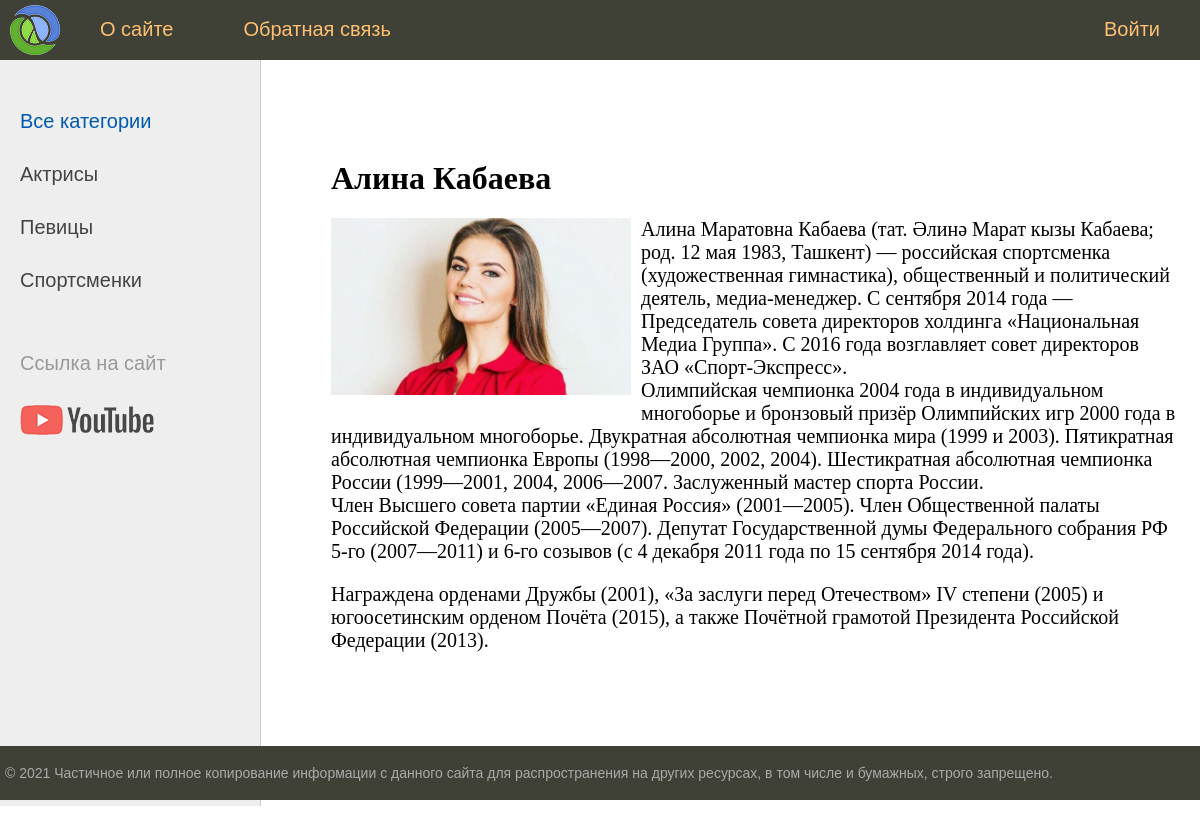
Page /Alina-Kabaeva/ on the committed database.
### women/models.py (models this page shows, shortened)
class Category(models.Model):
    name = models.CharField(max_length=100, db_index=True, verbose_name="Категория")
    slug = models.SlugField(max_length=255, unique=True, db_index=True, verbose_name="URL")
    def get_absolute_url(self):
        return reverse('category', kwargs={'cat_slug': self.slug})
    class Meta:
        verbose_name = 'Категорию'
        verbose_name_plural = 'Категории'
        ordering = ['id']

class Women(models.Model):
    title = models.CharField(max_length=255, verbose_name="Заголовок")
    slug = models.SlugField(max_length=255, unique=True, db_index=True, verbose_name="URL")
    content = models.TextField(blank=True, verbose_name="Текст статьи")                                    #  blank=True поле может оставаться пустым
    photo = models.ImageField(upload_to="photos/%Y/%m/%d/", verbose_name="Фото")                           #  подкаталог photos/%Y/%m/%d/ текущий год/месяц/день
    time_create = models.DateTimeField(auto_now_add=True, verbose_name="Время создания")                   #  auto_now_add=True примет текущее время в момент записи и его не поменяет
    time_update = models.DateTimeField(auto_now=True, verbose_name="Время изменения")                      #  auto_now=True примет текущее время в момент записи и его поменяет в случае редактирования
    is_published = models.BooleanField(default=True, verbose_name="Публикация")                            #  default=True при добавлении новой записи то данное поле по умол. примет True
    cat = models.ForeignKey('Category', on_delete=models.PROTECT, verbose_name="Категория")                # 'Category' имя класса в кавычках поскольку class Category идет после class Women
    def __str__(self):
        return self.title
    class Meta:
        verbose_name = 'Известные женщины'
        verbose_name_plural = 'Известные женщины'
        ordering = ['-time_create', 'title']                                                                #  Сортировка по времени в admin django

### women/views.py (the view)
# urls.py: path('<slug:post_slug>/', ShowPost.as_view(), name='post'),
class ShowPost(DataMixin, DetailView):
    model = Women
    template_name = 'women/post.html'
    slug_url_kwarg = 'post_slug'                  #  Using variable post_slug from urls.py
    context_object_name = 'post'                  #  Указать переменную 'post'
    def get_context_data(self, *, object_list=None, **kwargs):
        context = super().get_context_data(**kwargs)
        c_def = self.get_user_context(title=context['post'])
        return dict(list(context.items()) + list(c_def.items()))

### women/utils.py (called while the page is built)
    def get_user_context(self, **kwargs):                       #  Создает контекст для шаблона  f.e template_name --> 'women/index.html'
        context = kwargs                                        #  Формирование списка категорий
        cats = Category.objects.annotate(Count('women'))        #  Не отображать рубрику(и) в которых отсутствует запись статья
        user_menu = menu.copy()                                 #  Создает копию словаря 'menu' с сохраняем ее в переменной 'user_menu'
        if not self.request.user.is_authenticated:
            user_menu.pop(1)
        context['menu'] = user_menu                             #  Передает ссылку на 'menu'
        context['cats'] = cats                                  #  Прописывает контекст для рубрик
        if 'cat_selected' not in context:
            context['cat_selected'] = 0
        return context

### women/templates/women/post.html
{% extends 'women/base.html' %}
{% block content %}
<h1>{{post.title}}</h1>
{% if post.photo %}
<p><img class="img-article-left" src="{{post.photo.url}}"></p>
{% endif %}
{{post.content|linebreaks}}
{% endblock %}

### women/templates/women/base.html (shortened to what this page needs)
{% load static %}
{% load women_tags %}
<!DOCTYPE html>
<html>
<head>
    <link type="text/css" href="{% static 'women/css/styles.css' %}" rel="stylesheet" />
</head>
<body>
    <table class="table-page" border=0 cellpadding="0" cellspacing="0">
        <tr>
            <td valign=top>
                {% block mainmenu %}
                <div class="header">
                    <ul id="mainmenu" class="mainmenu">
                        <li class="logo"><a href="{% url 'home' %}">
                                <div class="logo"></div>
                            </a></li>
                        {% for m in menu %}
                        {% if not forloop.last %}
                        <li><a href="{% url m.url_name %}">{{m.title}}</a></li>
                        {% else %}
                        <li class="last"><a href="{% url m.url_name %}">{{m.title}}</a></li>
                        {% endif %}
                        {% endfor %}
                    </ul>
                </div>
                {% endblock mainmenu %}
                <table class="table-content" border=0 cellpadding="0" cellspacing="0">
                    <tr>
                        <td valign="top" class="left-chapters">
                            <ul id="leftchapters">
                                {% if cat_selected == 0 %}
                                <li class="selected">Все категории</li>
                                {% else %}
                                <li><a href="{% url 'home' %}">Все категории</a></li>
                                {% endif %}
                                {% for c in cats %}
                                {% if c.women__count > 0 %}
                                {% if c.pk == cat_selected %}
                                <li class="selected">{{c.name}}</li>
                                {% else %}
                                <li><a href="{{c.get_absolute_url}}">{{c.name}}</a></li>
                                {% endif %}
                                {% endif %}
                                {% endfor %}
                                <li class="share">
                                    <p>Ссылка на сайт</p>
                                    <a class="share-yt" href="https://www.youtube.com" target="_blank"
                                        rel="nofollow"></a>
                                </li>
                            </ul>
                        </td>
                        <td valign="top" class="content">
                            <div class="content-text">
                                {% block content %}
                                {% endblock %}
                            </div>
                        </td>
                    </tr>
                </table>
            </td>
        </tr>
        <tr>
            <td valign=top>
                <div id="footer">
                    <p>&copy; 2021 Частичное или полное копирование информации с данного сайта для распространения на
                        других ресурсах, в том числе и бумажных, строго запрещено.</p>
                </div>
            </td>
        </tr>
    </table>
</body>
</html>

### women/static/women/css/styles.css (style rules this page uses)
html, body { font-family: 'Arial'; margin: 0; padding: 0; height: 100%; width: 100%; color: #444; }
a { color: #0059b2; text-decoration: none; }
img { max-width: 600px; height: auto; }
img.img-article-left { max-width: 300px; height: auto; float: left; padding: 0 10px 10px 0; }
.table-page { width: 100%; height: 100%; vertical-align: top; }
.table-page tr { height: 100%; }
.header { background: #3F4137; height: 60px; }
.logo { background: url('../images/logo.png') no-repeat 10px 5px; width: 70px; height: 60px; }
ul.mainmenu { list-style: none; margin: 0; padding: 0; height: 60px; color: #fdc073; font-size: 20px; overflow: hidden; }
ul.mainmenu li { float: left; margin: 18px 40px 0 30px; }
ul.mainmenu li.logo { margin: 0; }
ul.mainmenu li.last { float: right; }
ul.mainmenu li a { color: #fdc073; text-decoration: none; }
.table-content { width: 100%; min-height: 100%; height: 100%; }
.left-chapters { margin: 0; background: #eee; border-right: 1px solid #ccc; min-height: 100%; }
.left-chapters ul { width: 230px; min-height: 100%; margin: 0; padding: 20px 10px 10px 20px; list-style: none; font-size: 20px; }
.left-chapters ul li { margin: 30px 0 0 0; color: #999; }
.left-chapters ul li.selected { color: #0059b2; }
.left-chapters ul li a { color: #444; text-decoration: none; }
.left-chapters ul li.share { margin: 60px 0 0 0; }
.left-chapters ul li.share p { margin: 30px 0 30px 0; }
.left-chapters ul li.share a { display: inline-block; width: 40px; height: 40px; margin: 0 20px 0 0; }
.left-chapters ul li.share a.share-yt { width: 100%; height: 30px; background: url('../images/share_yt.png') no-repeat 0 0 }
.content { padding: 40px 20px 20px 40px; width: 100%; box-sizing: border-box; }
.content-text { margin: 60px 0 0 30px; color: #000; font-size: 20px; font-family: Yandex Sans Display Light; }
.content-text h1 { font-size: 32px; }
#footer { box-sizing: border-box; background: #3F4137; padding: 5px; color: #aaa; font-size: 14px; font-family: Verdana, Geneva, Arial, Helvetica; text-align: left; overflow: hidden; }

### rows in the picture
Category: name "Актрисы"
Category: name "Певицы"
Category: name "Спортсменки"
Women: title "Алина Кабаева", photo (picture), content "Алина Маратовна Кабаева (тат. Әлинә Марат кызы Кабаева; род. 12 мая 1983, Ташкент) — российская спортсменка (художественная гимнастика), общественный и политический деятель, медиа-менеджер. C сентября 2014 года — Председатель совета директоров холдинга «Национальная Медиа Группа». С 2016 года возглавляет совет директоров ЗАО «Спорт-Экспресс». Олимпийская чемпионка 2004 года в индивидуальном многоборье и бронзовый призёр Олимпийских игр 2000 года в индивидуальном многоборье. Двукратная абсолютная чемпионка мира (1999 и 2003). Пятикратная абсолютная чемпионка Европы (1998—2000, 2002, 2004). Шестикратная абсолютная чемпионка России (1999—2001, 2004, 2006—2007. Заслуженный мастер спорта России.…"

### other values in the picture
{{ m.title }} "О сайте" "Обратная связь"
{{ m.title }} "Войти"
